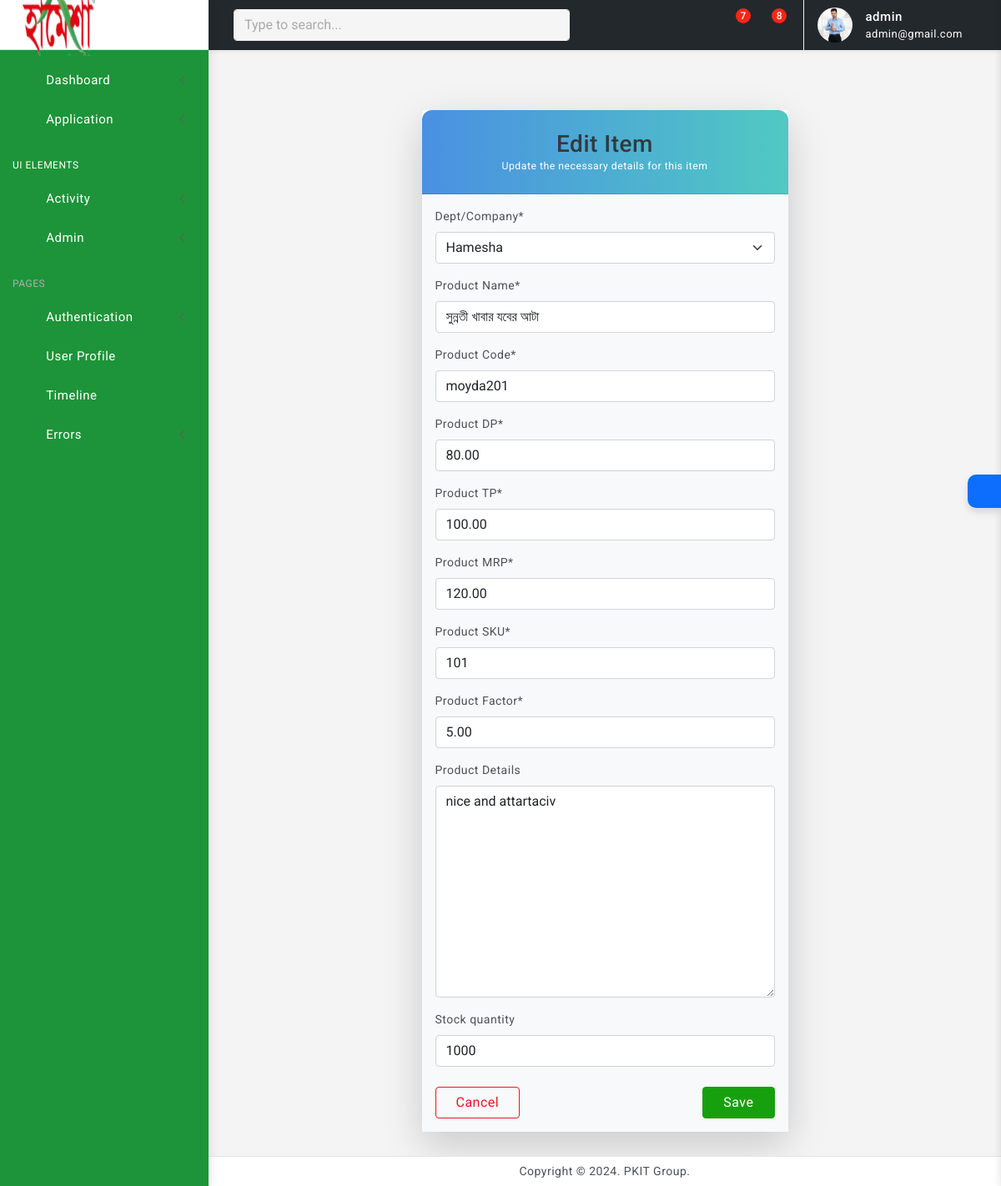
The app's page /products/edit/2/ (signed in) with its own data.
### user/models.py (models this page shows, shortened)
class Profile(models.Model):
    customer = models.OneToOneField(User, on_delete=models.CASCADE)
    employee_id = models.CharField(max_length=20, unique=True, blank=True, null= True)
    address = models.CharField(max_length=200)
    phone = models.CharField(max_length=50)
    image = models.ImageField(default='default.png', upload_to='profile_images')
    nid = models.CharField(max_length=20, unique=True, blank=True, null= True)
    title= models.CharField(max_length=40, blank=True, null= True)
    salary = models.DecimalField(max_digits=10, decimal_places=2, blank=True, null= True)
    joining_date = models.DateField(blank=True, null= True)
    HEAD_OFFICE = 'HEAD_OFFICE'
    FACTORY = 'FACTORY'
    OTHERS='OTHERS'
    JOB_LOCATION_CHOICES = [
        (HEAD_OFFICE, 'Head Office'),
        (FACTORY, 'Factory'),
        (OTHERS, 'others'),
    ]
    job_location = models.CharField(max_length=20, choices=JOB_LOCATION_CHOICES, blank=True, null= True)
    zones = models.ManyToManyField(Zone, blank=True, verbose_name="Dealer Zones")
    products = models.ManyToManyField(Product, blank=True, verbose_name="Dealer Products")

### dashboard/models.py (models this page shows, shortened)
class Product(models.Model):
    department = models.ForeignKey(Department, on_delete=models.CASCADE, verbose_name="Dept/Company")
    name = models.CharField(max_length=200, verbose_name="Product Name")
    product_code = models.CharField(max_length=100, unique=True, verbose_name="Product Code")
    product_dp = models.DecimalField(max_digits=10, decimal_places=2, verbose_name="Product DP")
    product_tp = models.DecimalField(max_digits=10, decimal_places=2, verbose_name="Product TP")
    product_mrp = models.DecimalField(max_digits=10, decimal_places=2, verbose_name="Product MRP")
    product_sku = models.CharField(max_length=100, unique=True, verbose_name="Product SKU")
    product_factor = models.DecimalField(max_digits=10, decimal_places=2, verbose_name="Product Factor")
    product_details = models.TextField(verbose_name="Product Details", blank=True, null=True)
    stock_quantity = models.PositiveIntegerField(null=True, blank= True)

class Department(models.Model):
    name = models.CharField(max_length=200, verbose_name="Department/Company Name")
    def __str__(self):
        return self.name

### dashboard/decorators.py (the view)
        def wrapper(request, *args, **kwargs):
            group = None
            if request.user.groups.exists():
                group = request.user.groups.all()[0].name
            if group in allowed_roles:
                return view_func(request, *args, **kwargs)
            else:
                return HttpResponse('You are not authorized to view this page')

### dashboard/forms.py
class ProductForm(forms.ModelForm):
    class Meta:
        model = Product
        fields = '__all__'

### owner/views.py (called while the page is built)
@login_required(login_url='user-login')
@allowed_users(allowed_roles=['Admin'])
def product_edit(request, pk):
    item = Product.objects.get(id=pk)
    if request.method == 'POST':
        form = ProductForm(request.POST, instance=item)
        if form.is_valid():
            form.save()
            return redirect('dashboard-products')
    else:
        form = ProductForm(instance=item)
    is_admin = request.user.groups.filter(name='Admin').exists()
    context = {
        'form': form,
        'is_admin': is_admin
    }
    return render(request, 'dashboard/products_edit.html', context)

### templates/dashboard/products_edit.html (shortened to what this page needs)
{% extends 'partials/base0.html' %}
{% load crispy_forms_tags %}
{% load static %}
{% block content %}
<div class="page-wrapper">
    <div class="page-content">
        <div class="row justify-content-center mt-5">
            <div class="col-md-8 col-lg-6">
                <div class="card shadow-lg border-0">
                    <div class="card-header bg-gradient-primary text-white text-center py-4" style="border-top-left-radius: 0.75rem; border-top-right-radius: 0.75rem;">
                        <h3 class="mb-0">Edit Item</h3>
                        <p class="mb-0 small">Update the necessary details for this item</p>
                    </div>
                    <div class="card-body bg-light">
                        <form method="POST" enctype="multipart/form-data">
                            <div class="form-group mb-4">
                                {{ form|crispy }}
                            </div>
                            <div class="d-flex justify-content-between align-items-center">
                                <a href="{% url 'dashboard-products' %}" class="btn btn-outline-danger px-4">Cancel</a>
                                <button type="submit" class="btn btn-success px-4">Save</button>
                            </div>
                        </form>
                    </div>
                </div>
            </div>
        </div>
    </div>
</div>
{% endblock %}

### templates/partials/base0.html (shortened to what this page needs)
<!doctype html>
<html lang="en">
{% load static %}
<head>
	<link href="{% static 'assets/plugins/vectormap/jquery-jvectormap-2.0.2.css' %}" rel="stylesheet"/>
	<link href="{% static 'assets/plugins/simplebar/css/simplebar.css' %}" rel="stylesheet" />
	<link href="{% static 'assets/plugins/perfect-scrollbar/css/perfect-scrollbar.css' %}" rel="stylesheet" />
	<link href="{% static 'assets/plugins/metismenu/css/metisMenu.min.css' %}" rel="stylesheet" />
	<link href="{% static 'assets/css/pace.min.css' %}" rel="stylesheet" />
	<link href="{% static 'assets/css/bootstrap.min.css' %}" rel="stylesheet">
	<link href="{% static 'assets/css/app.css' %}" rel="stylesheet">
	<link href="{% static 'assets/css/icons.css' %}" rel="stylesheet">
	<link rel="stylesheet" href="{% static 'assets/css/dark-theme.css' %}" />
	<link rel="stylesheet" href="{% static 'assets/css/semi-dark.css' %}" />
	<link rel="stylesheet" href="{% static 'assets/css/header-colors.css' %}" />
		<link rel="stylesheet" href="https://use.fontawesome.com/releases/v5.15.2/css/all.css"
>
</head>
<body>
	<div class="wrapper">
		<div class="sidebar-wrapper" data-simplebar="true" style="background-color: #1d9439; " >
			<div class="sidebar-header">
				<div>
					<img src="{% static 'assets/images/logo.png' %}" class="logo-icon" alt="logo icon" style="width: 110px; height: 70;">
				</div>
				<div class="toggle-icon ms-auto"><i class='bx bx-arrow-to-left'></i>
				</div>
			</div>
			<ul class="metismenu" id="menu" >
				<li>
					{% if is_admin %}
					<a href="{% url 'home' %}" class="has-arrow">
						<div style="color: #FFFFFF; "class="parent-icon"><i class='bx bx-home-circle'></i>
						</div>
						<div class="menu-title" style="color: #FFFFFF;">Dashboard</div>
					</a>
                    {% endif %}
				</li>
				<li>
					<a href="javascript:;" class="has-arrow">
						<div  style="color: #FFFFFF; " class="parent-icon"><i class="bx bx-category"></i>
						</div>
						<div class="menu-title" style="color: #FFFFFF;">Application</div>
					</a>
				</li>
				<li class="menu-label" style="color: #FFFFFF;">UI Elements</li>
				{% if is_admin %}
				<li>
					<a class="has-arrow" href="javascript:;">
						<div style="color: #FFFFFF; " class="parent-icon"><i class='bx bx-bookmark-heart'></i>
						</div>
						<div class="menu-title" style="color: #FFFFFF;">Activity</div>
					</a>
				</li>
				<li>
					<a class="has-arrow" href="javascript:;">
						<div style="color: #FFFFFF; " class="parent-icon"> <i class="bx bx-donate-blood"></i>
						</div>
						<div class="menu-title" style="color: #FFFFFF;">Admin</div>
					</a>
				</li>
				{% endif %}
				<li class="menu-label">Pages</li>
				<li>
					<a class="has-arrow" href="javascript:;">
						<div style="color: #FFFFFF; " class="parent-icon"><i class="bx bx-lock"></i>
						</div>
						<div style="color: #FFFFFF; " class="menu-title">Authentication</div>
					</a>
				</li>
				<li>
					<a href="{% url 'user-profile' %}">
						<div style="color: #FFFFFF; " class="parent-icon"><i class="bx bx-user-circle"></i>
						</div>
						<div class="menu-title" style="color: #FFFFFF;">User Profile</div>
					</a>
				</li>
				<li>
					<a href="#">
						<div style="color: #FFFFFF; " class="parent-icon"> <i class="bx bx-video-recording"></i>
						</div>
						<div class="menu-title" style="color: #FFFFFF;">Timeline</div>
					</a>
				</li>
				<li>
					<a class="has-arrow" href="javascript:;">
						<div style="color: #FFFFFF; "  class="parent-icon"><i class="bx bx-error"></i>
						</div>
						<div class="menu-title" style="color: #FFFFFF;">Errors</div>
					</a>
				</li>
			</ul>
		</div>
		<header>
			<div class="topbar d-flex align-items-center"  style="background-color:#23282c;" >
				<nav class="navbar navbar-expand">
					<div class="search-bar flex-grow-1">
						<div class="position-relative search-bar-box">
							<input type="text" class="form-control search-control" placeholder="Type to search..."> <span class="position-absolute top-50 search-show translate-middle-y"><i class='bx bx-search'></i></span>
						</div>
					</div>
					<div class="top-menu ms-auto">
						<ul class="navbar-nav align-items-center">
							<li class="nav-item dropdown dropdown-large">
								<a style="color: white;" class="nav-link dropdown-toggle dropdown-toggle-nocaret" href="#" role="button" data-bs-toggle="dropdown" aria-expanded="false">	<i class='bx bx-category'></i>
								</a>
							</li>
							<li class="nav-item dropdown dropdown-large">
								<a class="nav-link dropdown-toggle dropdown-toggle-nocaret position-relative" href="#" role="button" data-bs-toggle="dropdown" aria-expanded="false"> <span class="alert-count">7</span>
									<i style="color: white;" class='bx bx-bell'></i>
								</a>
							</li>
							<li class="nav-item dropdown dropdown-large">
								<a class="nav-link dropdown-toggle dropdown-toggle-nocaret position-relative" href="#" role="button" data-bs-toggle="dropdown" aria-expanded="false"> <span class="alert-count">8</span>
									<i style="color: white;" class='bx bx-comment'></i>
								</a>
							</li>
						</ul>
					</div>
					<div class="user-box dropdown">
						<a class="d-flex align-items-center nav-link dropdown-toggle dropdown-toggle-nocaret" href="#" role="button" data-bs-toggle="dropdown" aria-expanded="false">
							<img src="{{ user.profile.image.url }}" class="user-img" alt="user avatar">
							<div class="user-info ps-3">
								<p style="color: white;" class="user-name mb-0">{{ user.username }}</p>
								<p style="color: white;" class="designattion mb-0">{{ user.email }}</p>
							</div>
						</a>
					</div>
				</nav>
			</div>
		</header>
        {% block content %}
        {% endblock %}
		<footer class="page-footer">
			<p class="mb-0">Copyright © 2024. PKIT Group.</p>
		</footer>
	</div>
	<div class="switcher-wrapper">
		<div class="switcher-btn"> <i class='bx bx-cog bx-spin'></i>
		</div>
	</div>
</body>
</html>

### templates/dashboard/products_edit.html (style rules this page uses)
.bg-gradient-primary { background: linear-gradient(90deg, #4a90e2, #50c9c3); }
.btn { transition: all 0.3s ease-in-out; }

### records on screen
Product: department "Hamesha", product_code "moyda201", product_dp "80.00", product_tp "100.00", product_mrp "120.00", product_sku "101", product_factor "5.00", product_details "nice and attartaciv", stock_quantity "1000"
Department: name "সুন্নতী খাবার যবের আটা"

### other values on screen
{{ user.username }} "admin"
{{ user.email }} "admin@gmail.com"
